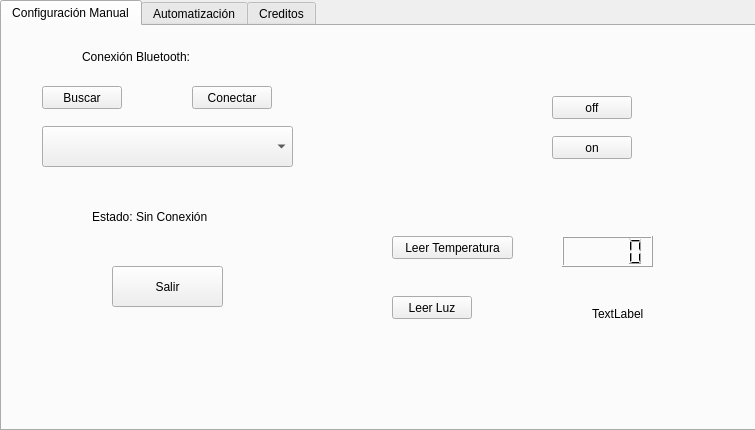
<?xml version="1.0" encoding="UTF-8"?>
<ui version="4.0">
 <class>MainWindow</class>
 <widget class="QMainWindow" name="MainWindow">
  <property name="geometry">
   <rect>
    <x>0</x>
    <y>0</y>
    <width>755</width>
    <height>430</height>
   </rect>
  </property>
  <property name="windowTitle">
   <string>MainWindow</string>
  </property>
  <widget class="QWidget" name="centralWidget">
   <widget class="QTabWidget" name="tabWidget">
    <property name="geometry">
     <rect>
      <x>0</x>
      <y>0</y>
      <width>761</width>
      <height>431</height>
     </rect>
    </property>
    <property name="currentIndex">
     <number>0</number>
    </property>
    <widget class="QWidget" name="manual">
     <attribute name="title">
      <string>Configuración Manual</string>
     </attribute>
     <widget class="QPushButton" name="find">
      <property name="geometry">
       <rect>
        <x>40</x>
        <y>60</y>
        <width>80</width>
        <height>23</height>
       </rect>
      </property>
      <property name="text">
       <string>Buscar</string>
      </property>
     </widget>
     <widget class="QPushButton" name="on">
      <property name="geometry">
       <rect>
        <x>550</x>
        <y>110</y>
        <width>80</width>
        <height>23</height>
       </rect>
      </property>
      <property name="text">
       <string>on</string>
      </property>
     </widget>
     <widget class="QPushButton" name="off">
      <property name="geometry">
       <rect>
        <x>550</x>
        <y>70</y>
        <width>80</width>
        <height>23</height>
       </rect>
      </property>
      <property name="text">
       <string>off</string>
      </property>
     </widget>
     <widget class="QPushButton" name="BConectar">
      <property name="geometry">
       <rect>
        <x>190</x>
        <y>60</y>
        <width>80</width>
        <height>23</height>
       </rect>
      </property>
      <property name="text">
       <string>Conectar</string>
      </property>
     </widget>
     <widget class="QLabel" name="label">
      <property name="geometry">
       <rect>
        <x>80</x>
        <y>20</y>
        <width>181</width>
        <height>21</height>
       </rect>
      </property>
      <property name="text">
       <string>Conexión Bluetooth:</string>
      </property>
     </widget>
     <widget class="QComboBox" name="comboBox">
      <property name="geometry">
       <rect>
        <x>40</x>
        <y>100</y>
        <width>251</width>
        <height>41</height>
       </rect>
      </property>
     </widget>
     <widget class="QPushButton" name="LeerTemp">
      <property name="geometry">
       <rect>
        <x>390</x>
        <y>210</y>
        <width>121</width>
        <height>23</height>
       </rect>
      </property>
      <property name="text">
       <string>Leer Temperatura</string>
      </property>
     </widget>
     <widget class="QPushButton" name="LeerLuz">
      <property name="geometry">
       <rect>
        <x>390</x>
        <y>270</y>
        <width>80</width>
        <height>23</height>
       </rect>
      </property>
      <property name="text">
       <string>Leer Luz</string>
      </property>
     </widget>
     <widget class="QPushButton" name="Salir">
      <property name="geometry">
       <rect>
        <x>110</x>
        <y>240</y>
        <width>111</width>
        <height>41</height>
       </rect>
      </property>
      <property name="text">
       <string>Salir</string>
      </property>
     </widget>
     <widget class="QLabel" name="status">
      <property name="geometry">
       <rect>
        <x>90</x>
        <y>170</y>
        <width>141</width>
        <height>41</height>
       </rect>
      </property>
      <property name="text">
       <string>Estado: Sin Conexión </string>
      </property>
     </widget>
     <widget class="QLCDNumber" name="lcdNumber">
      <property name="geometry">
       <rect>
        <x>560</x>
        <y>210</y>
        <width>91</width>
        <height>31</height>
       </rect>
      </property>
      <property name="smallDecimalPoint">
       <bool>false</bool>
      </property>
     </widget>
     <widget class="QLabel" name="label_2">
      <property name="geometry">
       <rect>
        <x>590</x>
        <y>280</y>
        <width>59</width>
        <height>15</height>
       </rect>
      </property>
      <property name="text">
       <string>TextLabel</string>
      </property>
     </widget>
    </widget>
    <widget class="QWidget" name="automatizaciontab">
     <attribute name="title">
      <string>Automatización</string>
     </attribute>
     <widget class="QLabel" name="label_3">
      <property name="enabled">
       <bool>true</bool>
      </property>
      <property name="geometry">
       <rect>
        <x>30</x>
        <y>20</y>
        <width>281</width>
        <height>91</height>
       </rect>
      </property>
      <property name="text">
       <string>&lt;html&gt;&lt;head/&gt;&lt;body&gt;&lt;p&gt;&lt;span style=&quot; font-size:14pt;&quot;&gt;Cofiguracion de parametros:&lt;/span&gt;&lt;/p&gt;&lt;/body&gt;&lt;/html&gt;</string>
      </property>
     </widget>
     <widget class="QLabel" name="label_4">
      <property name="geometry">
       <rect>
        <x>50</x>
        <y>140</y>
        <width>101</width>
        <height>31</height>
       </rect>
      </property>
      <property name="text">
       <string>Temperatura</string>
      </property>
     </widget>
     <widget class="QSpinBox" name="spinTemp">
      <property name="geometry">
       <rect>
        <x>140</x>
        <y>140</y>
        <width>47</width>
        <height>24</height>
       </rect>
      </property>
      <property name="minimum">
       <number>18</number>
      </property>
      <property name="maximum">
       <number>30</number>
      </property>
     </widget>
     <widget class="QLabel" name="label_5">
      <property name="geometry">
       <rect>
        <x>200</x>
        <y>150</y>
        <width>59</width>
        <height>15</height>
       </rect>
      </property>
      <property name="text">
       <string>ºC</string>
      </property>
     </widget>
     <widget class="QCheckBox" name="automatizacion">
      <property name="geometry">
       <rect>
        <x>430</x>
        <y>70</y>
        <width>121</width>
        <height>51</height>
       </rect>
      </property>
      <property name="font">
       <font>
        <pointsize>14</pointsize>
       </font>
      </property>
      <property name="text">
       <string>Conectar</string>
      </property>
     </widget>
     <widget class="QLabel" name="label_6">
      <property name="geometry">
       <rect>
        <x>50</x>
        <y>220</y>
        <width>81</width>
        <height>16</height>
       </rect>
      </property>
      <property name="text">
       <string>Luminosidad</string>
      </property>
     </widget>
     <widget class="QSpinBox" name="spinLuz">
      <property name="geometry">
       <rect>
        <x>140</x>
        <y>210</y>
        <width>47</width>
        <height>24</height>
       </rect>
      </property>
      <property name="maximum">
       <number>100</number>
      </property>
      <property name="singleStep">
       <number>10</number>
      </property>
     </widget>
     <widget class="QLabel" name="label_7">
      <property name="geometry">
       <rect>
        <x>200</x>
        <y>220</y>
        <width>59</width>
        <height>15</height>
       </rect>
      </property>
      <property name="text">
       <string>%</string>
      </property>
     </widget>
     <widget class="QPushButton" name="config_auto">
      <property name="geometry">
       <rect>
        <x>100</x>
        <y>280</y>
        <width>80</width>
        <height>23</height>
       </rect>
      </property>
      <property name="text">
       <string>Configurar</string>
      </property>
     </widget>
    </widget>
    <widget class="QWidget" name="creditos">
     <attribute name="title">
      <string>Creditos</string>
     </attribute>
    </widget>
   </widget>
  </widget>
 </widget>
 <layoutdefault spacing="6" margin="11"/>
 <resources/>
 <connections/>
</ui>
